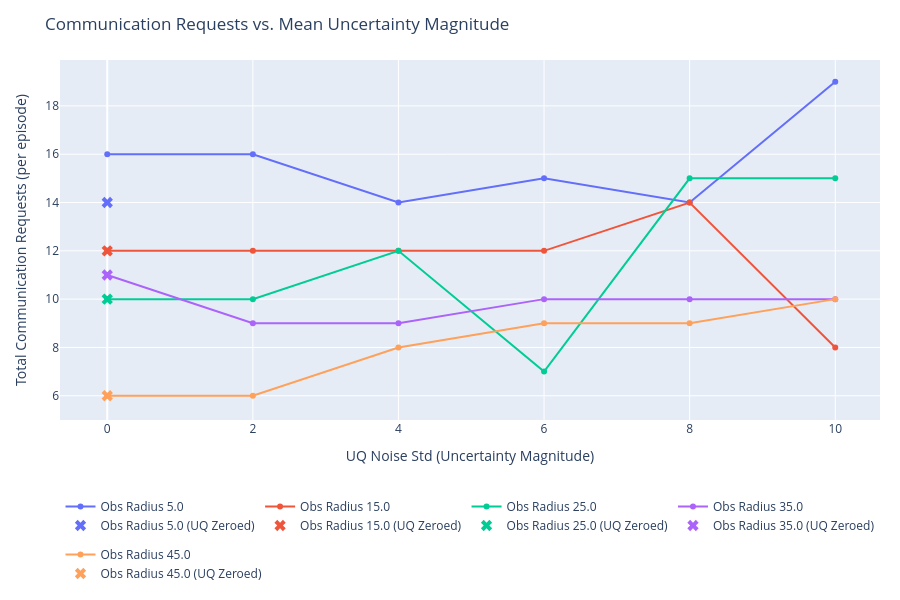

Notebook source saved alongside this figure:
### Code cell
import plotly.graph_objects as go
import plotly.express as px
import numpy as np
from collections import defaultdict

# --- Collect all experiments grouped by observation radius ---
# data_by_radius[obs_r] = list of (uq_noise_std, requests)
data_by_radius = defaultdict(list)
# zeroed_by_radius[obs_r] = requests (UQ multiplier = 0 condition)
zeroed_by_radius = {}

for series_key in output:
    for exp_key in output[series_key]:
        exp = output[series_key][exp_key]

        obs_r   = float(exp.attrs.get('observation_radius', 0.0))
        uq_noise = float(exp.attrs.get('eval_prediction_uq_noise', 0.0))
        uq_mult  = float(exp.attrs.get('eval_prediction_uq_multiplier', 1.0))

        requests = np.sum(exp['communication']['requests_made'][:])

        if uq_mult == 0.0:
            zeroed_by_radius[obs_r] = requests
        else:
            data_by_radius[obs_r].append((uq_noise, requests))

# --- Plot ---
fig = go.Figure()
colors = px.colors.qualitative.Plotly

for i, obs_r in enumerate(sorted(data_by_radius.keys())):
    color = colors[i % len(colors)]
    points = sorted(data_by_radius[obs_r], key=lambda p: p[0])
    x = [p[0] for p in points]
    y = [p[1] for p in points]

    fig.add_trace(go.Scatter(
        x=x,
        y=y,
        mode='lines+markers',
        name=f"Obs Radius {obs_r:.1f}",
        legendgroup=f"Obs Radius {obs_r:.1f}",
        line=dict(color=color),
    ))

    # Add UQ-zeroed point as a distinct marker on the same legend group
    if obs_r in zeroed_by_radius:
        fig.add_trace(go.Scatter(
            x=[0],
            y=[zeroed_by_radius[obs_r]],
            mode='markers',
            name=f"Obs Radius {obs_r:.1f} (UQ Zeroed)",
            legendgroup=f"Obs Radius {obs_r:.1f}",
            showlegend=True,
            marker=dict(color=color, symbol='x', size=10),
        ))

fig.update_layout(
    title="Communication Requests vs. Mean Uncertainty Magnitude",
    xaxis_title="UQ Noise Std (Uncertainty Magnitude)",
    yaxis_title="Total Communication Requests (per episode)",
    height=600,
    hovermode='closest',
    autosize=True,
    margin=dict(l=60, r=20, t=60, b=120),
    legend=dict(orientation='h', yanchor='top', y=-0.2, xanchor='center', x=0.5),
)
fig.show()

### Figure 1 — Plotly figure (JSON) as saved in the notebook; plotly's stock layout.template omitted (floating-point values rounded to 4 significant figures)
{"data": [{"legendgroup": "Obs Radius 5.0", "line": {"color": "#636EFA"}, "mode": "lines+markers", "name": "Obs Radius 5.0", "type": "scatter", "x": [0, 2, 4, 6, 8, 10], "y": [16, 16, 14, 15, 14, 19]}, {"legendgroup": "Obs Radius 5.0", "marker": {"color": "#636EFA", "size": 10, "symbol": "x"}, "mode": "markers", "name": "Obs Radius 5.0 (UQ Zeroed)", "showlegend": true, "type": "scatter", "x": [0], "y": [14]}, {"legendgroup": "Obs Radius 15.0", "line": {"color": "#EF553B"}, "mode": "lines+markers", "name": "Obs Radius 15.0", "type": "scatter", "x": [0, 2, 4, 6, 8, 10], "y": [12, 12, 12, 12, 14, 8]}, {"legendgroup": "Obs Radius 15.0", "marker": {"color": "#EF553B", "size": 10, "symbol": "x"}, "mode": "markers", "name": "Obs Radius 15.0 (UQ Zeroed)", "showlegend": true, "type": "scatter", "x": [0], "y": [12]}, {"legendgroup": "Obs Radius 25.0", "line": {"color": "#00CC96"}, "mode": "lines+markers", "name": "Obs Radius 25.0", "type": "scatter", "x": [0, 2, 4, 6, 8, 10], "y": [10, 10, 12, 7, 15, 15]}, {"legendgroup": "Obs Radius 25.0", "marker": {"color": "#00CC96", "size": 10, "symbol": "x"}, "mode": "markers", "name": "Obs Radius 25.0 (UQ Zeroed)", "showlegend": true, "type": "scatter", "x": [0], "y": [10]}, {"legendgroup": "Obs Radius 35.0", "line": {"color": "#AB63FA"}, "mode": "lines+markers", "name": "Obs Radius 35.0", "type": "scatter", "x": [0, 2, 4, 6, 8, 10], "y": [11, 9, 9, 10, 10, 10]}, {"legendgroup": "Obs Radius 35.0", "marker": {"color": "#AB63FA", "size": 10, "symbol": "x"}, "mode": "markers", "name": "Obs Radius 35.0 (UQ Zeroed)", "showlegend": true, "type": "scatter", "x": [0], "y": [11]}, {"legendgroup": "Obs Radius 45.0", "line": {"color": "#FFA15A"}, "mode": "lines+markers", "name": "Obs Radius 45.0", "type": "scatter", "x": [0, 2, 4, 6, 8, 10], "y": [6, 6, 8, 9, 9, 10]}, {"legendgroup": "Obs Radius 45.0", "marker": {"color": "#FFA15A", "size": 10, "symbol": "x"}, "mode": "markers", "name": "Obs Radius 45.0 (UQ Zeroed)", "showlegend": true, "type": "scatter", "x": [0], "y": [6]}], "layout": {"autosize": true, "height": 600, "hovermode": "closest", "legend": {"orientation": "h", "x": 0.5, "xanchor": "center", "y": -0.2, "yanchor": "top"}, "margin": {"b": 120, "l": 60, "r": 20, "t": 60}, "title": {"text": "Communication Requests vs. Mean Uncertainty Magnitude"}, "xaxis": {"title": {"text": "UQ Noise Std (Uncertainty Magnitude)"}}, "yaxis": {"title": {"text": "Total Communication Requests (per episode)"}}}}
